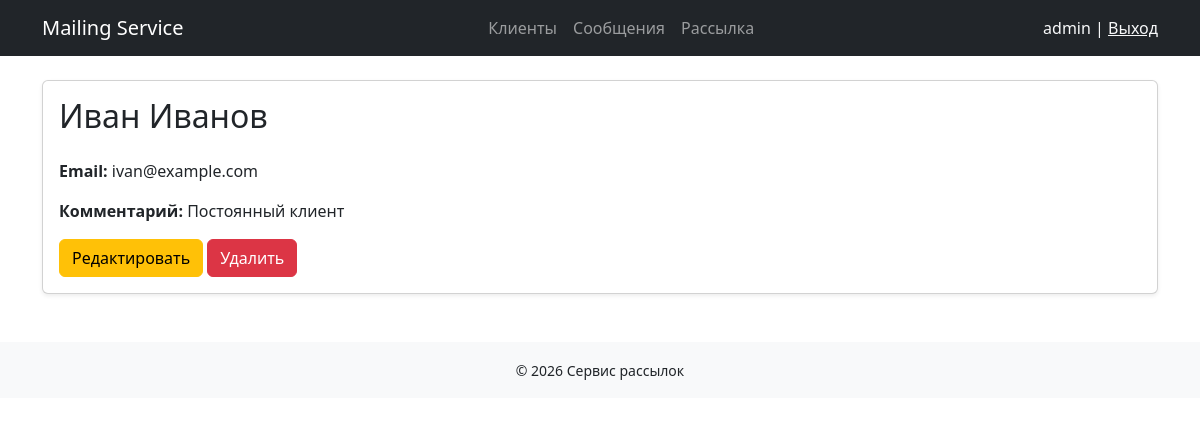
Page /recipient/1/ (signed in) on the committed database.
### mailing/models.py (models this page shows, shortened)
class Recipient(models.Model):
    email = models.EmailField(unique=True)
    full_name = models.CharField(max_length=255)
    comment = models.TextField(blank=True)

### mailing/views.py (the view)
# urls.py: path("recipient/<int:pk>/", RecipientDetailView.as_view(), name="recipient_detail"),
class RecipientDetailView(BaseDetailView):
    model = Recipient
    context_object_name = 'recipient'

### mailing/templates/mailing/recipient_detail.html (shortened to what this page needs)
{% extends 'mailing/base.html' %}
{% block content %}
<div class="card shadow-sm">
    <div class="card-body">
        <h2 class="card-title mb-4">
            {{ object.full_name }}
        </h2>
        <p>
            <strong>Email:</strong>
            {{ object.email }}
        </p>
        <p>
            <strong>Комментарий:</strong>
            {{ object.comment }}
        </p>
        <a href="{% url 'mailing:recipient_update'  recipient.pk %}" class="btn btn-warning">
            Редактировать
        </a>
        <a href="{% url 'mailing:recipient_delete'  recipient.pk %}" class="btn btn-danger">
            Удалить
        </a>
    </div>
</div>
{% endblock %}

### mailing/templates/mailing/base.html (shortened to what this page needs)
<!DOCTYPE html>
<html lang="ru">
<head>
    <link href="https://cdn.jsdelivr.net/npm/bootstrap@5.3.0/dist/css/bootstrap.min.css" rel="stylesheet">
</head>
<body>
    <nav class="navbar navbar-expand-lg navbar-dark bg-dark">
        <div class="container">
            <a class="navbar-brand" href="/">Mailing Service</a>
            <div>
                <ul class="navbar-nav me-auto mb-2 mb-lg-0">
                    <li class="nav-item">
                        <a class="nav-link" href="/recipient/">Клиенты</a>
                    </li>
                    <li class="nav-item">
                        <a class="nav-link" href="/message/">Сообщения</a>
                    </li>
                    <li class="nav-item">
                        <a class="nav-link" href="/mailing/">Рассылка</a>
                    </li>
                </ul>
            </div>
            <div class="text-light">
                {% if user.is_authenticated %}
                    {{ user.username }} | <a href="/logout/" class="text-light">Выход</a>
                {% else %}
                    <a href="/login/" class="text-light">Вход</a>
                {% endif %}
            </div>
        </div>
    </nav>
    <div class="container mt-4">
        {% block content %}{% endblock %}
    </div>
    <footer class="bg-light text-center mt-5 p-3">
        <small>© 2026 Сервис рассылок</small>
    </footer>
</body>
</html>

### rows in the picture
Recipient: full_name "Иван Иванов", email "ivan@example.com", comment "Постоянный клиент"

### other values in the picture
{{ user.username }} "admin"
